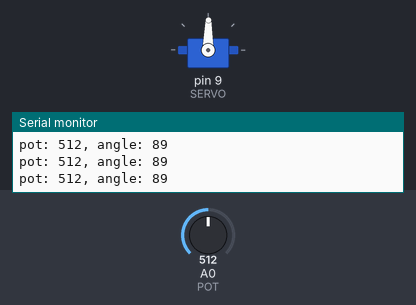
This sketch was run on a simulated Arduino Uno, built with avr-gcc and run on an emulated ATmega328P. Parts: servo, the last lines printed to the serial monitor. The test bench sets the inputs (shaded band); at power-on: A0 (POT) = 512.

Above: at 1.2 s.
1.3 s: A0 (POT) set to 558
At 2.0 s:
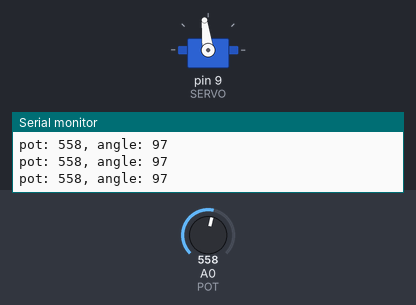
4.3 s: A0 (POT) set to 579
At 5.2 s:
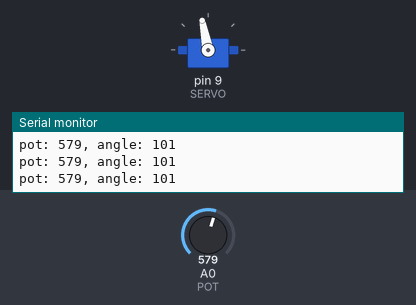
5.8 s: A0 (POT) set to 306
At 6.6 s:
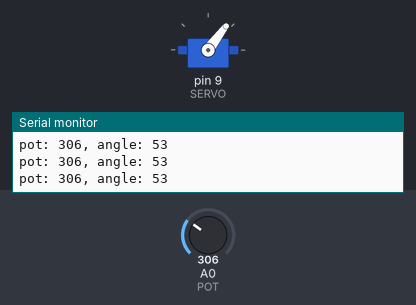
7.3 s: A0 (POT) set to 716
At 7.6 s:
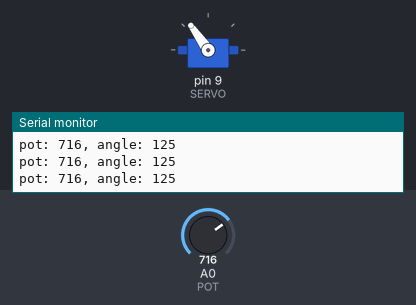
8.8 s: A0 (POT) set to 989
At 10.0 s:
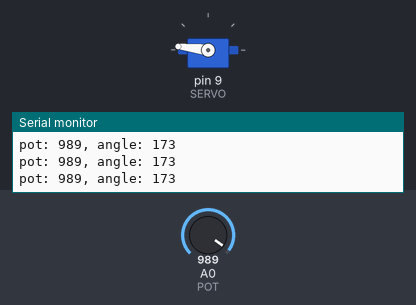
10.3 s: A0 (POT) set to 1008
At 10.8 s:
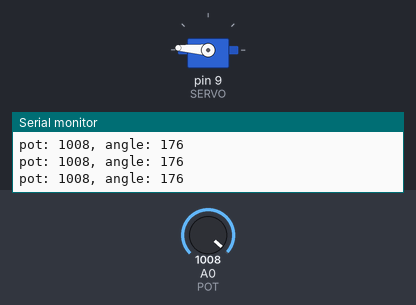
Timing chart, 0 to 12.8 s (numbered marks = the images above; inputs shaded):
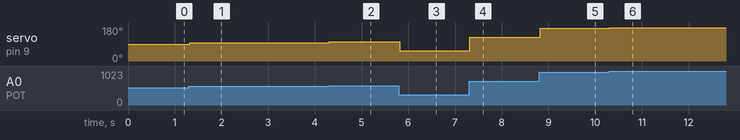

The sketch:

mood-cue.ino
```cpp
#include <Servo.h>

#define BAUD 9600
#define POT A0
#define DELAY_MS 20
#define SERVO 9

Servo sm;

int pot;
int ang;

void setup() {
	Serial.begin(BAUD);
	Serial.print("MOOD-CUE");
	Serial.print("\n");

	sm.attach(SERVO);
}

void loop() {
	pot = analogRead(POT);
	ang = map(pot, 0, 1023, 0, 179);
	Serial.print("pot: ");
	Serial.print(pot);
	Serial.print(", angle: ");
	Serial.print(ang);
	Serial.print("\n");

	sm.write(ang);
	delay(DELAY_MS);
}
```

Measured:
- after the input at 1.3 s, servo on pin 9 (SERVO): 89° → 97° at once
- after the input at 4.3 s, servo on pin 9 (SERVO): 97° → 101° at once
- after the input at 5.8 s, servo on pin 9 (SERVO): 101° → 53° at once
- after the input at 7.3 s, servo on pin 9 (SERVO): 53° → 125° at once
- after the input at 8.8 s, servo on pin 9 (SERVO): 125° → 173° at once
- after the input at 10.3 s, servo on pin 9 (SERVO): 173° → 176° at once
